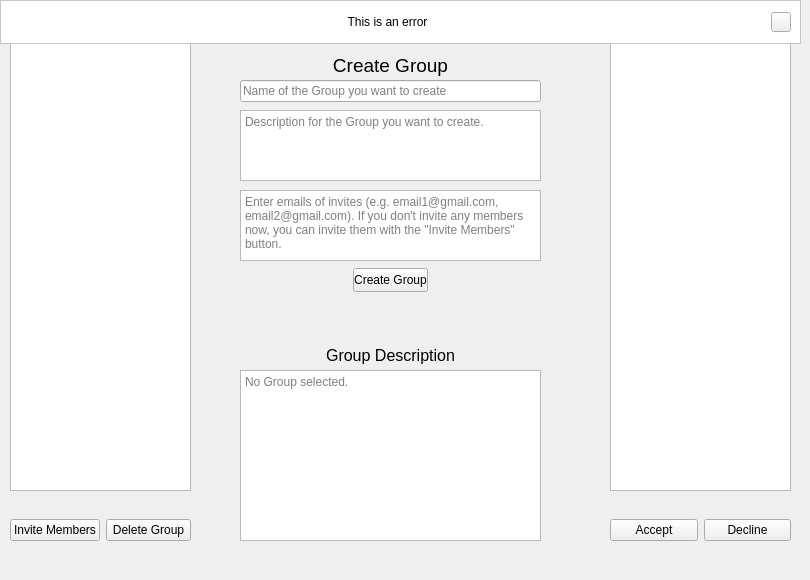
    <widget class="QWidget" name="groups_tab">
     <property name="styleSheet">
      <string notr="true">QWidget{background-color;}</string>
     </property>
     <attribute name="title">
      <string>Groups</string>
     </attribute>
     <widget class="QLineEdit" name="group_name_edit">
      <property name="geometry">
       <rect>
        <x>240</x>
        <y>80</y>
        <width>301</width>
        <height>22</height>
       </rect>
      </property>
      <property name="alignment">
       <set>Qt::AlignLeading|Qt::AlignLeft|Qt::AlignVCenter</set>
      </property>
      <property name="placeholderText">
       <string>Name of the Group you want to create</string>
      </property>
     </widget>
     <widget class="QPlainTextEdit" name="group_description_edit">
      <property name="geometry">
       <rect>
        <x>240</x>
        <y>110</y>
        <width>301</width>
        <height>71</height>
       </rect>
      </property>
      <property name="placeholderText">
       <string>Description for the Group you want to create.</string>
      </property>
     </widget>
     <widget class="QListWidget" name="invites_list">
      <property name="geometry">
       <rect>
        <x>610</x>
        <y>40</y>
        <width>181</width>
        <height>451</height>
       </rect>
      </property>
      <property name="toolTip">
       <string>&lt;html&gt;&lt;head/&gt;&lt;body&gt;&lt;p&gt;&lt;span style=&quot; font-size:10pt;&quot;&gt;Click on an invite, if you want to accept or decline the invitation.&lt;/span&gt;&lt;/p&gt;&lt;/body&gt;&lt;/html&gt;</string>
      </property>
     </widget>
     <widget class="QPlainTextEdit" name="group_description_view">
      <property name="geometry">
       <rect>
        <x>240</x>
        <y>370</y>
        <width>301</width>
        <height>171</height>
       </rect>
      </property>
      <property name="readOnly">
       <bool>true</bool>
      </property>
      <property name="placeholderText">
       <string>No Group selected.</string>
      </property>
     </widget>
     <widget class="QWidget" name="horizontalLayoutWidget_9">
      <property name="geometry">
       <rect>
        <x>610</x>
        <y>490</y>
        <width>181</width>
        <height>81</height>
       </rect>
      </property>
      <layout class="QHBoxLayout" name="horizontalLayout_10">
       <item>
        <widget class="QPushButton" name="accept_invite_button">
         <property name="text">
          <string>Accept</string>
         </property>
        </widget>
       </item>
       <item>
        <widget class="QPushButton" name="decline_invite_button">
         <property name="text">
          <string>Decline</string>
         </property>
        </widget>
       </item>
      </layout>
     </widget>
     <widget class="QLabel" name="group_tree_label">
      <property name="geometry">
       <rect>
        <x>15</x>
        <y>10</y>
        <width>171</width>
        <height>31</height>
       </rect>
      </property>
      <property name="font">
       <font>
        <pointsize>14</pointsize>
       </font>
      </property>
      <property name="text">
       <string>Groups</string>
      </property>
      <property name="alignment">
       <set>Qt::AlignCenter</set>
      </property>
     </widget>
     <widget class="QLabel" name="invites_label">
      <property name="geometry">
       <rect>
        <x>610</x>
        <y>10</y>
        <width>181</width>
        <height>31</height>
       </rect>
      </property>
      <property name="font">
       <font>
        <pointsize>14</pointsize>
       </font>
      </property>
      <property name="text">
       <string>Group Invites</string>
      </property>
      <property name="alignment">
       <set>Qt::AlignCenter</set>
      </property>
     </widget>
     <widget class="QLabel" name="create_group_label">
      <property name="geometry">
       <rect>
        <x>240</x>
        <y>50</y>
        <width>301</width>
        <height>31</height>
       </rect>
      </property>
      <property name="font">
       <font>
        <pointsize>14</pointsize>
       </font>
      </property>
      <property name="text">
       <string>Create Group</string>
      </property>
      <property name="alignment">
       <set>Qt::AlignCenter</set>
      </property>
     </widget>
     <widget class="QPlainTextEdit" name="email_edit">
      <property name="geometry">
       <rect>
        <x>240</x>
        <y>190</y>
        <width>301</width>
        <height>71</height>
       </rect>
      </property>
      <property name="placeholderText">
       <string>Enter emails of invites (e.g. email1@gmail.com, email2@gmail.com). If you don't invite any members now, you can invite them with the &quot;Invite Members&quot; button.</string>
      </property>
     </widget>
     <widget class="QWidget" name="horizontalLayoutWidget_10">
      <property name="geometry">
       <rect>
        <x>10</x>
        <y>490</y>
        <width>181</width>
        <height>81</height>
       </rect>
      </property>
      <layout class="QHBoxLayout" name="horizontalLayout_11">
       <item>
        <widget class="QPushButton" name="invite_button">
         <property name="text">
          <string>Invite Members</string>
         </property>
        </widget>
       </item>
       <item>
        <widget class="QPushButton" name="delete_group_button">
         <property name="text">
          <string>Delete Group</string>
         </property>
        </widget>
       </item>
      </layout>
     </widget>
     <widget class="QLabel" name="group_description_label">
      <property name="geometry">
       <rect>
        <x>240</x>
        <y>340</y>
        <width>301</width>
        <height>31</height>
       </rect>
      </property>
      <property name="font">
       <font>
        <pointsize>12</pointsize>
       </font>
      </property>
      <property name="text">
       <string>Group Description</string>
      </property>
      <property name="alignment">
       <set>Qt::AlignCenter</set>
      </property>
     </widget>
     <widget class="QWidget" name="horizontalLayoutWidget_11">
      <property name="geometry">
       <rect>
        <x>240</x>
        <y>260</y>
        <width>301</width>
        <height>41</height>
       </rect>
      </property>
      <layout class="QHBoxLayout" name="horizontalLayout_12">
       <item>
        <widget class="QPushButton" name="create_group_button">
         <property name="minimumSize">
          <size>
           <width>75</width>
           <height>24</height>
          </size>
         </property>
         <property name="maximumSize">
          <size>
           <width>75</width>
           <height>24</height>
          </size>
         </property>
         <property name="text">
          <string>Create Group</string>
         </property>
        </widget>
       </item>
      </layout>
     </widget>
     <widget class="QFrame" name="group_bar">
      <property name="enabled">
       <bool>true</bool>
      </property>
      <property name="geometry">
       <rect>
        <x>0</x>
        <y>0</y>
        <width>801</width>
        <height>44</height>
       </rect>
      </property>
      <property name="minimumSize">
       <size>
        <width>801</width>
        <height>44</height>
       </size>
      </property>
      <property name="maximumSize">
       <size>
        <width>801</width>
        <height>81</height>
       </size>
      </property>
      <property name="frameShape">
       <enum>QFrame::NoFrame</enum>
      </property>
      <property name="frameShadow">
       <enum>QFrame::Raised</enum>
      </property>
      <widget class="QFrame" name="groups_error_frame">
       <property name="geometry">
        <rect>
         <x>0</x>
         <y>0</y>
         <width>801</width>
         <height>44</height>
        </rect>
       </property>
       <property name="minimumSize">
        <size>
         <width>801</width>
         <height>44</height>
        </size>
       </property>
       <property name="maximumSize">
        <size>
         <width>801</width>
         <height>44</height>
        </size>
       </property>
       <property name="styleSheet">
        <string notr="true">QFrame{background-color:rgb(255,255,255);}
</string>
       </property>
       <property name="frameShape">
        <enum>QFrame::StyledPanel</enum>
       </property>
       <property name="frameShadow">
        <enum>QFrame::Raised</enum>
       </property>
       <layout class="QHBoxLayout" name="horizontalLayout_18">
        <item>
         <widget class="QLabel" name="groups_error_label">
          <property name="minimumSize">
           <size>
            <width>755</width>
            <height>24</height>
           </size>
          </property>
          <property name="maximumSize">
           <size>
            <width>755</width>
            <height>24</height>
           </size>
          </property>
          <property name="styleSheet">
           <string notr="true">QLabel{
background-color:white;
border-radius:5px;
}</string>
          </property>
          <property name="text">
           <string>This is an error</string>
          </property>
          <property name="alignment">
           <set>Qt::AlignCenter</set>
          </property>
         </widget>
        </item>
        <item>
         <widget class="QPushButton" name="groups_close_popup_button">
          <property name="minimumSize">
           <size>
            <width>20</width>
            <height>20</height>
           </size>
          </property>
          <property name="maximumSize">
           <size>
            <width>20</width>
            <height>20</height>
           </size>
          </property>
          <property name="font">
           <font>
            <pointsize>8</pointsize>
           </font>
          </property>
          <property name="styleSheet">
           <string notr="true"/>
          </property>
          <property name="text">
           <string/>
          </property>
          <property name="icon">
           <iconset>
            <normaloff>../GitHub/Login_PyQt5/Images/cil-x.png</normaloff>../GitHub/Login_PyQt5/Images/cil-x.png</iconset>
          </property>
         </widget>
        </item>
       </layout>
      </widget>
     </widget>
     <widget class="QTreeView" name="groups_tree">
      <property name="geometry">
       <rect>
        <x>10</x>
        <y>40</y>
        <width>181</width>
        <height>451</height>
       </rect>
      </property>
     </widget>
     <zorder>group_tree_label</zorder>
     <zorder>invites_label</zorder>
     <zorder>group_name_edit</zorder>
     <zorder>group_description_edit</zorder>
     <zorder>invites_list</zorder>
     <zorder>group_description_view</zorder>
     <zorder>horizontalLayoutWidget_9</zorder>
     <zorder>create_group_label</zorder>
     <zorder>email_edit</zorder>
     <zorder>horizontalLayoutWidget_10</zorder>
     <zorder>group_description_label</zorder>
     <zorder>horizontalLayoutWidget_11</zorder>
     <zorder>groups_tree</zorder>
     <zorder>group_bar</zorder>
    </widget>
